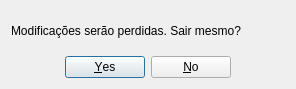
<?xml version="1.0" encoding="UTF-8"?>
<ui version="4.0">
 <class>Exit</class>
 <widget class="QDialog" name="Exit">
  <property name="windowModality">
   <enum>Qt::WindowModal</enum>
  </property>
  <property name="geometry">
   <rect>
    <x>0</x>
    <y>0</y>
    <width>296</width>
    <height>89</height>
   </rect>
  </property>
  <property name="windowTitle">
   <string>EXIT</string>
  </property>
  <property name="accessibleName">
   <string/>
  </property>
  <property name="modal">
   <bool>false</bool>
  </property>
  <layout class="QVBoxLayout" name="verticalLayout_2">
   <item>
    <layout class="QVBoxLayout" name="verticalLayout">
     <item>
      <widget class="QLabel" name="label">
       <property name="text">
        <string>Modificações serão perdidas. Sair mesmo?</string>
       </property>
      </widget>
     </item>
     <item>
      <widget class="QDialogButtonBox" name="buttonBox">
       <property name="standardButtons">
        <set>QDialogButtonBox::No|QDialogButtonBox::Yes</set>
       </property>
       <property name="centerButtons">
        <bool>true</bool>
       </property>
      </widget>
     </item>
    </layout>
   </item>
  </layout>
 </widget>
 <resources/>
 <connections>
  <connection>
   <sender>buttonBox</sender>
   <signal>accepted()</signal>
   <receiver>Exit</receiver>
   <slot>accept()</slot>
   <hints>
    <hint type="sourcelabel">
     <x>174</x>
     <y>54</y>
    </hint>
    <hint type="destinationlabel">
     <x>188</x>
     <y>-9</y>
    </hint>
   </hints>
  </connection>
  <connection>
   <sender>buttonBox</sender>
   <signal>rejected()</signal>
   <receiver>Exit</receiver>
   <slot>reject()</slot>
   <hints>
    <hint type="sourcelabel">
     <x>94</x>
     <y>64</y>
    </hint>
    <hint type="destinationlabel">
     <x>81</x>
     <y>-9</y>
    </hint>
   </hints>
  </connection>
 </connections>
</ui>
